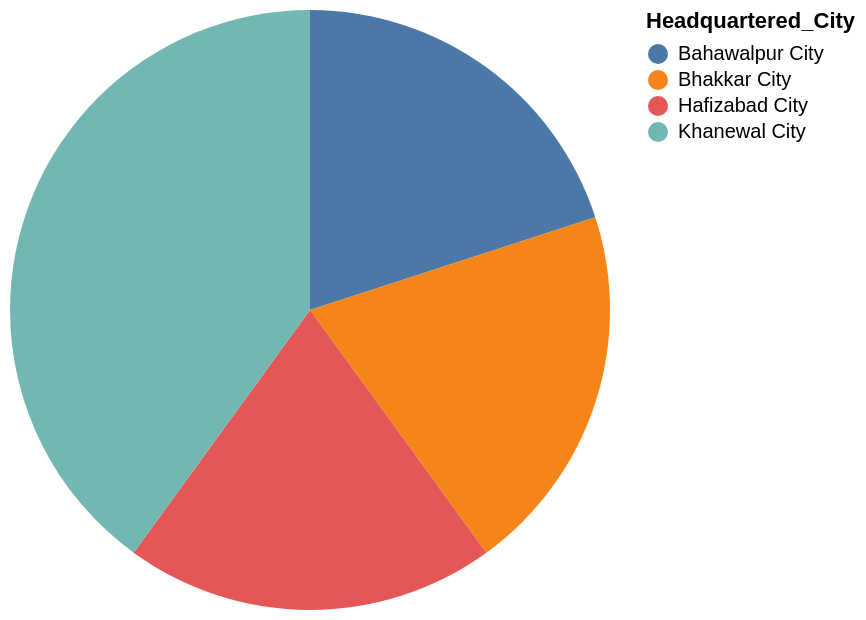

The specification (Vega-Lite) saved for this image:
### Vega-Lite specification from a JSON file in a GitHub repository (floating-point values rounded to 4 significant figures)
{"data": {"values": [{"x_data": "Bahawalpur City", "y_data": 1}, {"x_data": "Bhakkar City", "y_data": 1}, {"x_data": "Hafizabad City", "y_data": 1}, {"x_data": "Khanewal City", "y_data": 2}]}, "mark": "arc", "encoding": {"theta": {"field": "y_data", "type": "quantitative", "title": "count(*)"}, "color": {"field": "x_data", "type": "nominal", "title": "Headquartered_City"}}}
